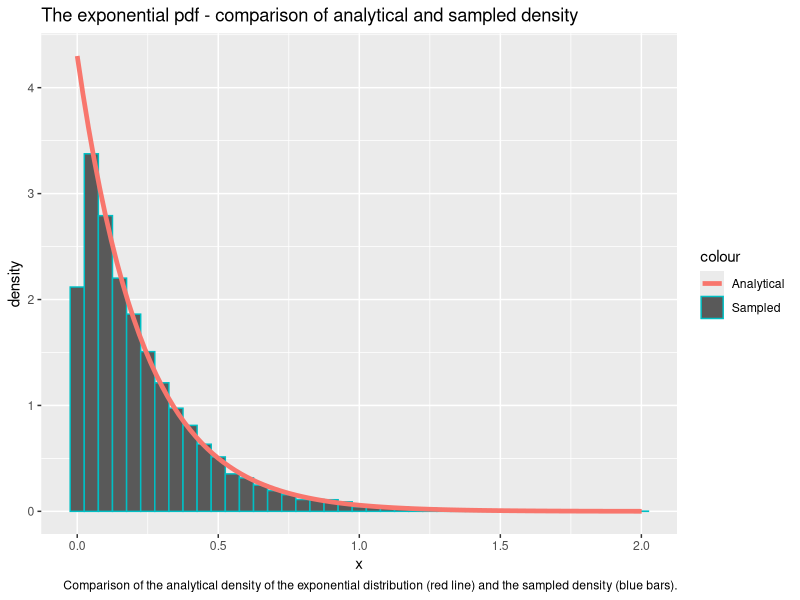
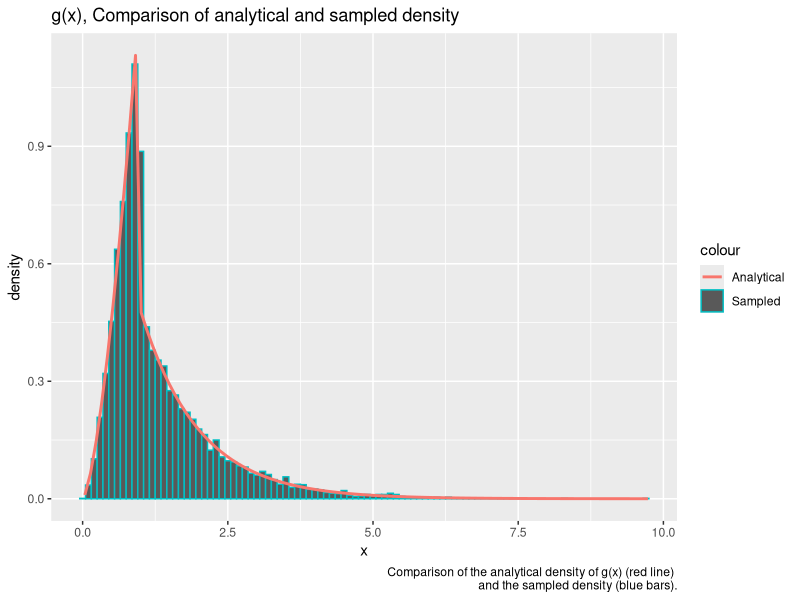
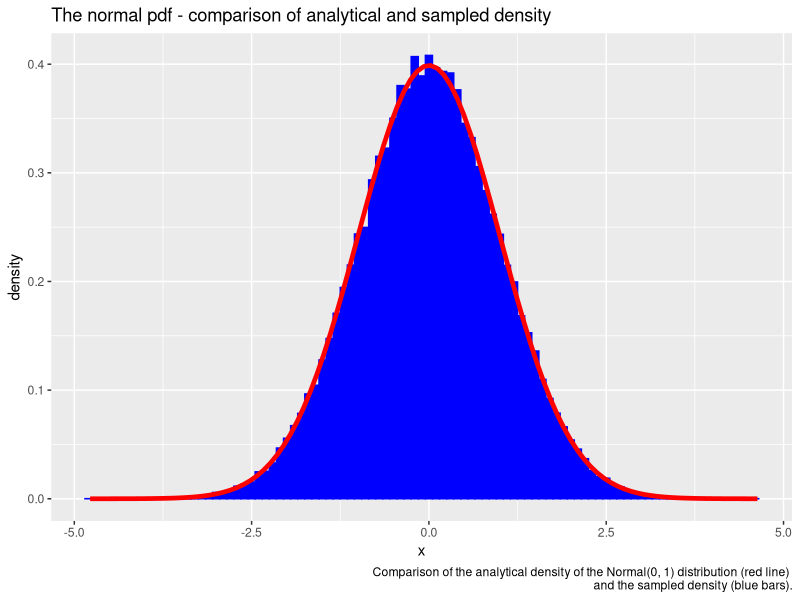
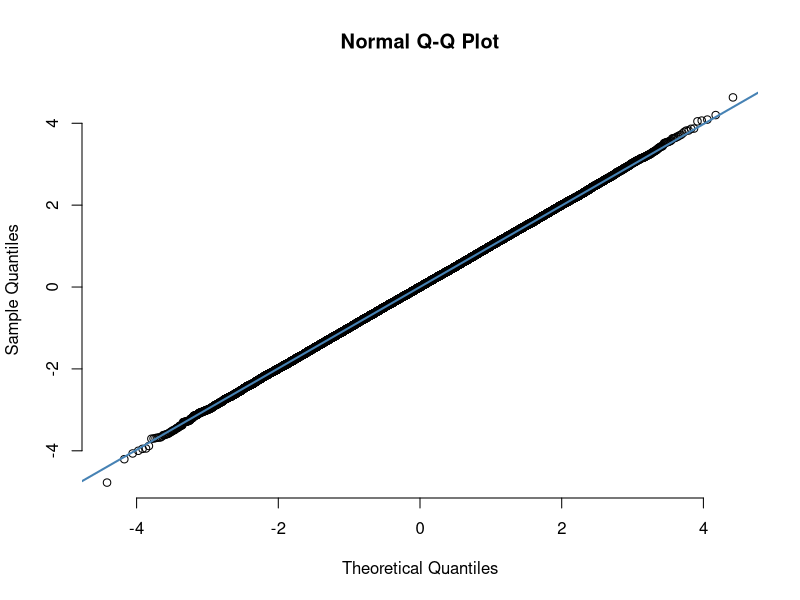
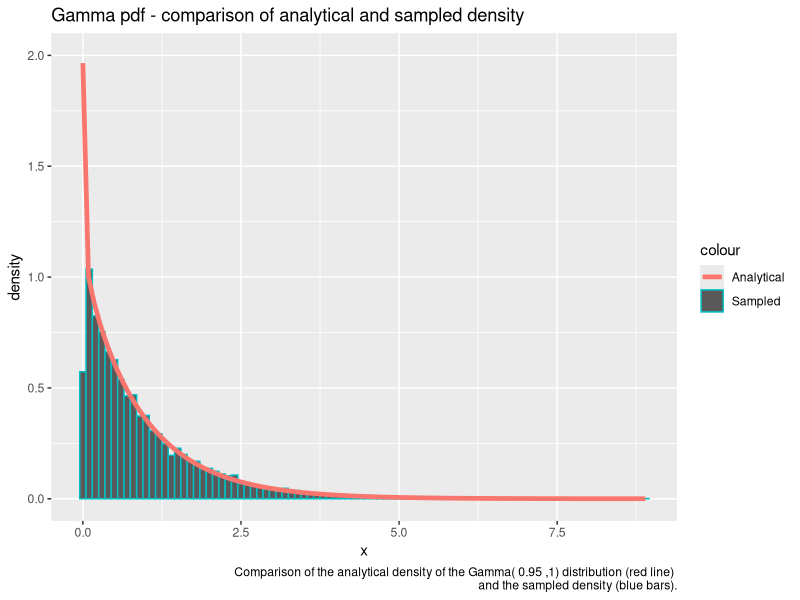
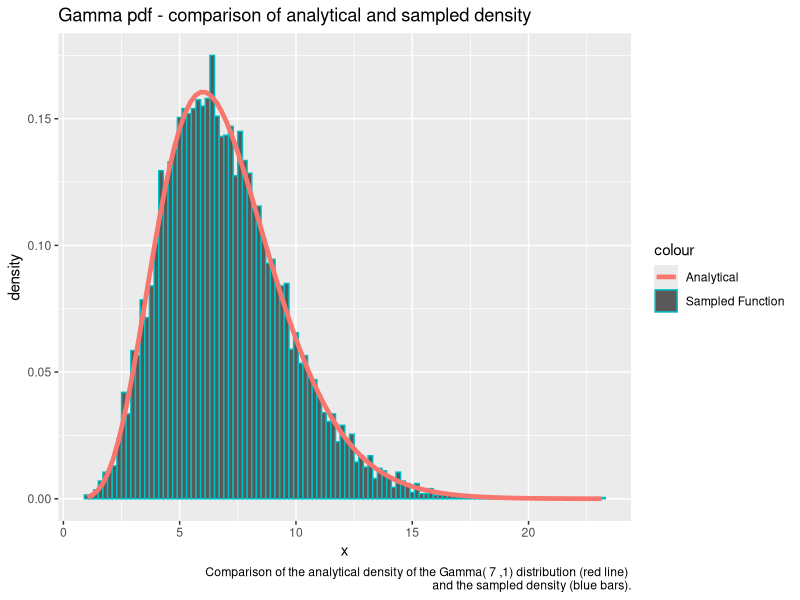
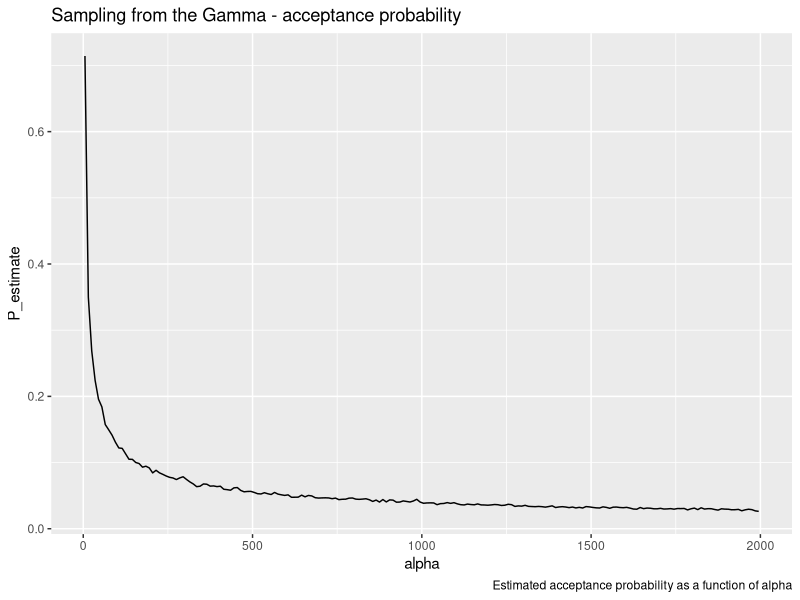
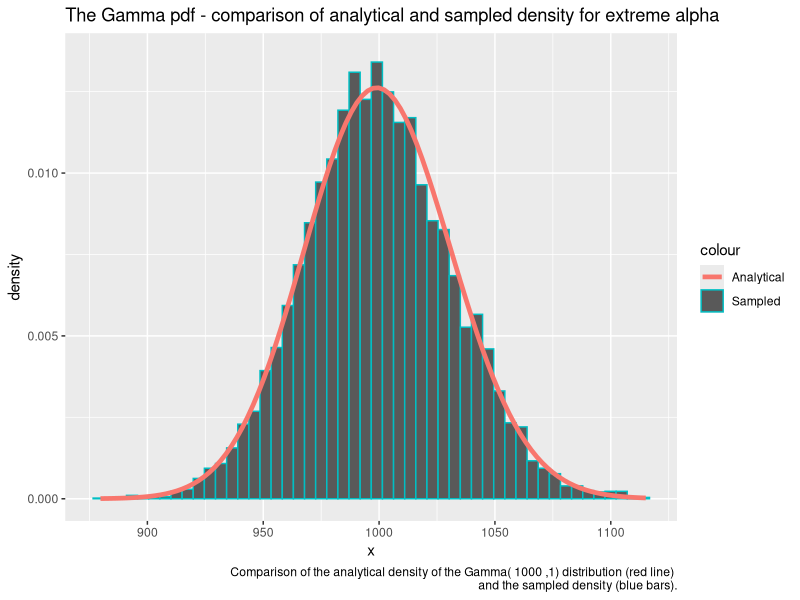

Reproduce these figures in R, in order.
## ---- chunk 1
library(formatR)
showsol <- FALSE
library(knitr)
opts_chunk$set(tidy.opts = list(width.cutoff = 68), tidy = TRUE, warning = FALSE, error = FALSE, message = FALSE, echo = TRUE)
## ---- chunk 2
library(ggplot2) # Load library for plotting
exponential<- function(lambda, n=1){
  u = runif(n) # Draw uniformly distributed variables
  x = -1/lambda*log(u) # Do transformation to get exp. distr. variables 
  return(x)
}
## ---- chunk 3
n = 10000
lambda = 4.300
x = exponential(lambda,n) # Draw samples from created function
cat('Theoretical mean: ', 1/lambda,' Computed mean: ', mean(x),'\n')
cat('Theoretical variance: ', 1/lambda^2, ' Computed variance: ', var(x))
## ---- chunk 4
# Prepare generated samples for plotting by putting them in a dataframe 
df2 <- data.frame(theo=seq(0,max(x),length.out=n), x=x)
# Plot the data
ggplot(df2, aes(x = x)) + geom_histogram(aes(y = ..density.., color = "Sampled"), binwidth=0.05) + stat_function(fun=dexp,geom = "line",size=1.6,args = (mean=lambda),aes(color="Analytical")) + ggtitle("The exponential pdf - comparison of analytical and sampled density") + labs(x='x', y='density', caption='Comparison of the analytical density of the exponential distribution (red line) and the sampled density (blue bars).')
## ---- chunk 5
# The function g(x) from problem A.2
g = function(x, alpha){
  c = alpha*exp(1)/(alpha+exp(1))
  result = vector(length = length(x))
  result[x<1.] = sapply(x[x<1.], function(x) c*x^(alpha - 1))
  result[x>=1.] = sapply(x[x>=1.], function(x) c*exp(-x))
  return(as.double(result))}
# The following function returns n from the density function g(x)
# by doing inversion sampling
G_inv = function(n, alpha){
  c = alpha*exp(1)/(alpha+exp(1))
  u = runif(n)
  result = vector(length = n)
  result[u < c/alpha] = (alpha/c * u[u < c/alpha])^(1/alpha)
  result[u >= c/alpha] = -log(1/alpha + exp(-1) - u[u >= c/alpha]/c)
  return(result)}

alpha = 2.5
n = 10000
xsamples = G_inv(n, alpha) # Sample from the density function g(x) by inversion sampling
c = alpha*exp(1)/(alpha+exp(1))
mean = c/(alpha+1) + 2*c/exp(1)
cat('Theoretical mean: ', mean, ' Sampled mean: ', mean(xsamples))
## ---- chunk 6
variance = c/(alpha+2)+5*c/exp(1) - mean^2
cat('Theoretical variance: ', variance, ' Sampled variance: ', var(xsamples))
## ---- chunk 7
# Prepare generated samples for plotting by putting them in a dataframe 
df2 <- data.frame(theo=seq(0,max(xsamples),length.out=n), value=xsamples)
# Plot the data
ggplot(df2, aes(x = value)) + geom_histogram(aes(y = ..density.., color='Sampled'), binwidth=0.1) + stat_function(fun=g,geom = "line",size=1., args = (mean=alpha), alpha=1., aes(color="Analytical")) + ggtitle("g(x), Comparison of analytical and sampled density") + labs(x='x', y='density', caption=paste('Comparison of the analytical density of g(x) (red line) \n and the sampled density (blue bars).'))
## ---- chunk 8
# Function to draw n i.i.d. Normal(0,1) variables
# based on Box-Muller transform
normal <- function(n){
  x_1 <- runif(n/2)
  x_2 <- exponential(1/2, n/2)
  y_1 <- sqrt(x_2)*cos(2*pi*x_1)
  y_2 <- sqrt(x_2)*sin(2*pi*x_1)
  y <- c(y_1,y_2)
  return(y)}
## ---- chunk 9
n = 100000
x <- normal(n) # Draw n i.i.d. Normal(0,1) variables
cat('Theoretical mean: ', 0,' Computed mean: ', mean(x),'\n')
cat('Theoretical variance: ', 1, ' Computed variance: ', var(x))
## ---- chunk 10
# Prepare generated samples for plotting by putting them in a dataframe 
df2 <- data.frame(theo=seq(0,max(x),length.out=n), value=x)
# Plot the data
ggplot(df2, aes(x = value)) + geom_histogram(aes(y = ..density..), binwidth=0.1, col = 'blue', fill = 'blue') + stat_function(fun=dnorm,geom = "line",size=1.6,col="red",args = list(mean=0, sd = 1)) + ggtitle("The normal pdf - comparison of analytical and sampled density") + labs(x='x', y='density', caption=paste('Comparison of the analytical density of the Normal(0, 1) distribution (red line) \n and the sampled density (blue bars).'))
# Make a qq-plot of the generated samples
qqnorm(x, pch = 1, frame = FALSE)
qqline(x, col = "steelblue", lwd = 2)
## ---- chunk 11
# Function to draw one sample of a d-variate Normal(mu, sigma) variable
# The function uses a transformation of d i.i.d. Normal(0,1) variables
normal_d <- function(d, mu, sigma){
  x <- normal(d)
  y <- mu + t(chol(sigma))%*%x
  return(y)}
## ---- chunk 12
d = 2
n = 100000
mu = c(1,2) # Mean vector
sigma = matrix(c(2.5,3,3,10),ncol=2,nrow=2) # Covariance matrix
sample = matrix(NA, ncol = d, nrow = n) # Prepare to draw samples
for (i in 1:n){
  sample[i,] <- normal_d(d,mu,sigma) # Draw n samples
}
average = apply(sample, 2,mean)
cat('Mean vector: \n')
average
covmat = cov(sample)
cat('Covariance matrix: \n')
covmat
## ---- chunk 13
library(nortest)
# Conduct Anderson-Daling test to check normality of the data
ad.test(sample[,1])
ad.test(sample[,2])
## ---- chunk 14
small_gamma = function(alpha, n=1){
  result = vector()
  iter = 0
  sampled = 0
  c = 1/(gamma(alpha)) * (1/alpha + exp(-1))
  
  while(sampled < n){

    # Sample from g(x)
    uniform2 = runif(n)
    x = G_inv(n, alpha)
    # Compute the acceptance probabilites
    probs = dgamma(x, alpha, rate=1) / (c * as.double(g(x, alpha)))
    # Append samples where u < f(x) / c g(x)
    result = append(result, x[uniform2 <= probs])
    # Increase counters
    sampled = sampled + sum(uniform2 <= probs)
    iter = iter + n
  }
  
  iter = iter - length(result) + n
  
  return(list(samples = result[seq(1:n)], iter = iter))
}
## ---- chunk 15
alpha = 0.95
G1 <- small_gamma(alpha, 10000)
df12 = data.frame(G1)

cat('Theoretical mean: ', alpha,' Computed mean: ', mean(G1$samples),'\n')
cat('Theoretical variance: ', alpha, ' Computed variance: ', var(G1$samples))
## ---- chunk 16
ggplot(data=df12, aes(x=samples)) + geom_histogram(data=df12, aes(x=samples, y=..density.., color="Sampled"), binwidth=0.1) +  stat_function(fun=dgamma, geom = "line",size=1.6, args = list(shape=alpha, rate=1), aes(x=samples, color = "Analytical")) + ggtitle("Gamma pdf - comparison of analytical and sampled density") + ylim(0. ,2.0) + labs(x='x', y='density', caption=paste('Comparison of the analytical density of the Gamma(', alpha, ',1) distribution (red line) \n and the sampled density (blue bars).'))
## ---- chunk 17
large_gamma <- function(alpha, n=1){
  # Log transformations of a and b+
  loga = 1/2 * (alpha - 1) * (log(alpha - 1) - 1)
  logb = 1/2 * (alpha + 1) * (log(alpha + 1) - 1)
  result = vector(mode="numeric")
  
  i = 0
  iter = 0
  while (i < n){
    iter = iter + 1 
    log_x_1 = loga + log(runif(1))
    log_x_2 = logb + log(runif(1))
    # Equivalent condition of (x_1, x_2) in C_f
    if (2*log_x_1 <= (alpha - 1)*(log_x_2 - log_x_1) - exp(log_x_2 - log_x_1)){
      result = append(result, exp(log_x_2 - log_x_1))
      i = i + 1
    }
    else{}
  }
  list(samples = result, iter = iter)
}
## ---- chunk 18
alpha = 7.
G2 = large_gamma(alpha, 10000)
cat('Theoretical mean: ', alpha,' Computed mean: ', mean(G2$samples),'\n')
cat('Theoretical variance: ', alpha, ' Computed variance: ', var(G2$samples))
## ---- chunk 19
df16 = data.frame(data=G2)

ggplot(df16, aes(x=data.samples)) + geom_histogram(data=df16, aes(x = data.samples, y=..density.., color="Sampled Function"), binwidth=0.2) + stat_function(fun=dgamma,geom = "line",size=1.6,aes(color='Analytical'),args = list(shape=alpha, rate = 1)) + ggtitle("Gamma pdf - comparison of analytical and sampled density") + labs(x='x', y='density', caption=paste('Comparison of the analytical density of the Gamma(', alpha, ',1) distribution (red line) \n and the sampled density (blue bars).'))
## ---- chunk 20
iterations = c()

for (alpha in seq(2, 2000, 10)){
  # Sample 1000 gamma variables for a particular alpha
  G = large_gamma(alpha, 1000)
  # Iter is here the average over all 1000 samples
  iterations = append(iterations, G$iter)
}

df15 = data.frame(alpha = seq(5, 2000, 10), P_estimate = 1000/iterations)

ggplot(df15, aes(x = alpha, y = P_estimate)) + geom_line() + ggtitle("Sampling from the Gamma - acceptance probability") + labs(caption='Estimated acceptance probability as a function of alpha')
## ---- chunk 21
#As specified above, gamma2 samples using rejection sampling for alpha < 1
# and the ratio of uniforms method for alpha > 1. If alpha = 1 we sample
# from the exponential
gamma2 = function(alpha, beta=1, n  = 1){
  if (alpha == 1.0){
    return(list(samples = exponential(beta, n), iter = n))
  }
  else if (alpha <= 1){
    G = small_gamma(alpha, n)
    #Insert rate / scale parameters
    G$samples = G$samples / beta
    return(G)
  }
  else if (alpha > 1){
    G = large_gamma(alpha, n)
    #Insert rate / scale parameters
    G$samples = G$samples / beta
    return(G)
  }
}

alpha = 1000
beta = 1
#Draw samples
G = gamma2(alpha, beta, 10000)
df17 <- data.frame(G)
#Compute the sampled density
histo = hist(G$samples, plot=F)
#Plot results
ggplot(df17, aes(x = samples)) + geom_histogram(aes(y = ..density.., color='Sampled'), bins=50) + stat_function(fun=dgamma,geom = "line",size=1.6,aes(color='Analytical'),args = list(shape=alpha, rate=beta)) + ggtitle("The Gamma pdf - comparison of analytical and sampled density for extreme alpha") + ylim(0, 1.1*max(histo$density)) + labs(x='x', y='density', caption=paste('Comparison of the analytical density of the Gamma(', alpha, ',1) distribution (red line) \n and the sampled density (blue bars).'))
## ---- chunk 22
library(MCMCpack)
#A function for fetching only the samples, not number of iterations
get_gamma_samples <- function(alpha){
  return(gamma2(alpha)$samples)
}

#Dirichlet sampler, as specified in the text above
dirichlet <- function(alpha){
  z<- sapply(alpha,get_gamma_samples)
  x <- z/sum(z)
  return(x)
}
## ---- chunk 23
k = 5
n = 20000
x <- matrix(NA, ncol = k, nrow = n)
#Sample the alphas from the exponentila distribution
alpha <- exponential(1,k)
for (i in 1:n){
  x[i,] <- dirichlet(alpha)
}
cat('Theoretical mean: ', alpha/sum(alpha),'\n','Computed mean: ', apply(x,2,mean),'\n')
cat('Theoretical variance: ', alpha*(sum(alpha)-alpha)/(sum(alpha)^2*(sum(alpha)+1)),'\n', 'Computed variance: ', apply(x,2,var))
## ---- chunk 24
n <- 10000
alpha <- rep(1,k)
x <- matrix(NA, ncol = k, nrow = n)
for (i in 1:n){
  x[i,] <- dirichlet(alpha)
}
y <- as.vector(rdirichlet(n,alpha))
rfunc = data.frame(value = y)
ourfunc = data.frame(value = as.vector(x))
rfunc$type = 'R function'
ourfunc$type = 'Our function'
df = rbind(rfunc,ourfunc)
ggplot(df, aes(value, fill = type)) + 
   geom_histogram(alpha = 0.5, aes(y = ..density..), position = 'identity') + ggtitle('Comparison of Dirichlet samplers') + labs(x='x', y='density', caption=paste('Comparison of the sampled density of x_k\n sampled from our dirichlet sampler (red bars) and the sampler from MCMpack (blue bars)'))
## ---- chunk 25
df2 <- data.frame(theo=seq(0,max(x[,1]),length.out=n), value=x[,1])
ggplot(df2, aes(x = value)) + geom_histogram(aes(y = ..density.., colour = "Sampled"), 
      binwidth = 0.005) + stat_function(fun=dbeta,geom = "line",size=1.6,aes(col="Analytical"),args = list(shape1=1,shape2=k-1)) + ggtitle("Our function vs. analytical density") + labs(x='x', y='density', caption=paste('Comparison of the sampled density of x_1 sampled from our dirichlet sampler (blue bars) and the Beta distribution (red line)'))
## ---- chunk 26
#The unscaled density. Note that in the text we denote f as the actual density. 
f <- function(x){
  return((2+x)^125*(1-x)^38*x^34)
}
#Find c in f(x) / c g(x)
optimum = optimize(f,c(0,1),maximum = TRUE)

draw_samples <- function(n){
  samples <- rep(NA,n)
  iter = 0
  for (i in 1:n){
    finish = 0
    while(finish ==0){
      iter = iter + 1
      x_sample <- runif(1)
      #Compute acceptance probabilities
      alpha <- f(x_sample)/optimum$objective
      u = runif(1)
      if (u <=alpha){
        samples[i] <- x_sample
        finish <- 1
      }
    }
  }
  return(list(samples = samples, iterations = iter))
}
## ---- chunk 27
n = 10000
g <- function(x){
  return(f(x)*x)
}
#f_density is f / NC, where NC is the normalizing constant of f. 
f_density <- function(x){return(f(x)/integrate(f,0,1)$value)}
y <- draw_samples(n)
cat("Computed mean: ", sum(y$samples)/n, '\n')
cat("Theoretical mean: ", integrate(g,0,1)$value/integrate(f,0,1)$value, '\n')
df <- data.frame(theo=seq(0,1,length.out=n), value=y$samples)
ggplot(df, aes(x = value)) + geom_histogram(aes(y = ..density.., colour = "Sampled"), binwidth=0.001) + stat_function(fun=f_density,geom = "line",size=1.6,aes(colour="Analytical")) + ggtitle("Comparison of analytical and sampled density") + xlim(0,1) + geom_segment(x = sum(y$samples)/n, xend = sum(y$samples)/n, y = 0, yend = 100, aes(colour = "Mean"), size = 1.2, linetype = "longdash") + labs(x='x', y='density', caption=paste('Comparison of the sampled density of x_k sampled from our dirichlet sampler (red bars) and the sampler from MCMpack (blue bars)'))
## ---- chunk 28
cat("Average random numbers generated: ", y$iterations/n, '\n')
cat("Theoretical expected number: ", optimum$objective/integrate(f,0,1)$value)
## ---- chunk 29
#The new unscaled posterior target pdf, NC * f_new
unscaled_posterior_target = function(x){
  return(f_density(x)*dbeta(x, 1, 5))
}

#Compute the normalizing constant of f_new
NC_posterior = integrate(unscaled_posterior_target, 0, 1)$value

#Normalized new posterior target pdf, f_new
posterior_target = function(x){
  return(unscaled_posterior_target(x) / NC_posterior) 
}

#The density of x, f_new(x) * x
posterior_target_mean_density = function(x){
  return(x * posterior_target(x))
}

theoretical_mean = integrate(posterior_target_mean_density, 0, 1)$value

weights = posterior_target(y$samples) / f_density(y$samples)
posterior_mean = sum(y$samples*weights) / (n)
cat("IS posterior mean estimate:", posterior_mean, "\n")
cat("Analytical posterior mean:", theoretical_mean)
## ---- chunk 30
unscaled_weights = unscaled_posterior_target(y$samples) / f(y$samples)
posterior_mean_SN = sum(y$samples*unscaled_weights) / (sum(unscaled_weights))

cat("self-normalizing IS posterior mean estimate:", posterior_mean_SN, "\n")
cat("Analytical posterior mean:", theoretical_mean)
## ---- chunk 31
dbeta2 = function(x){
  return(dbeta(x, 1, 5))
}
est = sum(y$samples)/n
cat(paste('Mass left of x =',est,':', integrate(dbeta2, 0, est)$value))
